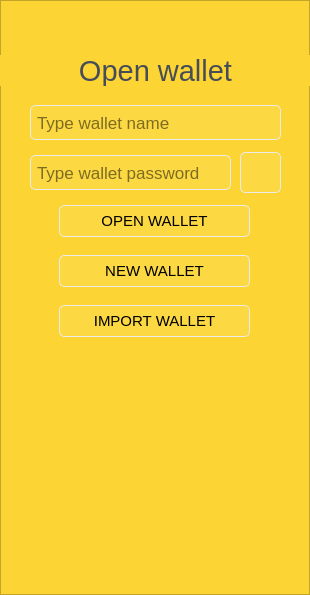
<?xml version="1.0" encoding="UTF-8"?>
<ui version="4.0">
 <class>PageOpenWallet</class>
 <widget class="QWidget" name="PageOpenWallet">
  <property name="geometry">
   <rect>
    <x>0</x>
    <y>0</y>
    <width>310</width>
    <height>595</height>
   </rect>
  </property>
  <property name="windowTitle">
   <string>Form</string>
  </property>
  <property name="styleSheet">
   <string notr="true">background-color: #FCD535;</string>
  </property>
  <widget class="QFrame" name="OpenWalletFrame">
   <property name="geometry">
    <rect>
     <x>0</x>
     <y>0</y>
     <width>310</width>
     <height>595</height>
    </rect>
   </property>
   <property name="frameShape">
    <enum>QFrame::StyledPanel</enum>
   </property>
   <property name="frameShadow">
    <enum>QFrame::Raised</enum>
   </property>
   <widget class="QPushButton" name="showHidePushButton">
    <property name="geometry">
     <rect>
      <x>240</x>
      <y>152</y>
      <width>41</width>
      <height>41</height>
     </rect>
    </property>
    <property name="tabletTracking">
     <bool>true</bool>
    </property>
    <property name="focusPolicy">
     <enum>Qt::NoFocus</enum>
    </property>
    <property name="styleSheet">
     <string notr="true">QPushButton {
	border-style: solid;
	background-color: rgba(255, 255, 255, 16);
	border-radius: 5px;
	border-width: 1px;
	border-color: rgb(235, 235, 235);
	color: black;
}
QPushButton:hover {
    background-color: rgba(255, 255, 255, 64);
}

QPushButton:pressed {
    background-color: rgba(255, 255, 255, 128);
}</string>
    </property>
    <property name="text">
     <string/>
    </property>
    <property name="icon">
     <iconset resource="../../res.qrc">
      <normaloff>:/res/ic/res/ic/passwordHidden.png</normaloff>:/res/ic/res/ic/passwordHidden.png</iconset>
    </property>
    <property name="iconSize">
     <size>
      <width>24</width>
      <height>24</height>
     </size>
    </property>
   </widget>
   <widget class="QLineEdit" name="walletNameLineEdit">
    <property name="geometry">
     <rect>
      <x>30</x>
      <y>105</y>
      <width>251</width>
      <height>35</height>
     </rect>
    </property>
    <property name="font">
     <font>
      <pointsize>13</pointsize>
     </font>
    </property>
    <property name="tabletTracking">
     <bool>true</bool>
    </property>
    <property name="styleSheet">
     <string notr="true">QLineEdit {
	border-style: solid;
	background-color: rgba(255, 255, 255, 16);
	border-radius: 5px;
	border-width: 1px;
	border-color: rgb(235, 235, 235);
	color: black;
    padding-left: 4px;
    padding-right: 4px;	
}
QLineEdit[text=&quot;&quot;]{ 
	color:gray;
 }
</string>
    </property>
    <property name="inputMethodHints">
     <set>Qt::ImhLatinOnly|Qt::ImhNoAutoUppercase|Qt::ImhSensitiveData</set>
    </property>
    <property name="placeholderText">
     <string>Type wallet name</string>
    </property>
    <property name="clearButtonEnabled">
     <bool>true</bool>
    </property>
   </widget>
   <widget class="QLineEdit" name="walletPasswordLineEdit">
    <property name="geometry">
     <rect>
      <x>30</x>
      <y>155</y>
      <width>201</width>
      <height>35</height>
     </rect>
    </property>
    <property name="font">
     <font>
      <pointsize>13</pointsize>
     </font>
    </property>
    <property name="tabletTracking">
     <bool>true</bool>
    </property>
    <property name="styleSheet">
     <string notr="true">QLineEdit {
	border-style: solid;
	background-color: rgba(255, 255, 255, 16);
	border-radius: 5px;
	border-width: 1px;
	border-color: rgb(235, 235, 235);
	color: black;
    padding-left: 4px;
    padding-right: 4px;	
}
QLineEdit[text=&quot;&quot;]{ 
	color:gray;
 }
</string>
    </property>
    <property name="inputMethodHints">
     <set>Qt::ImhHiddenText|Qt::ImhNoAutoUppercase|Qt::ImhNoPredictiveText|Qt::ImhPreferLowercase|Qt::ImhSensitiveData</set>
    </property>
    <property name="inputMask">
     <string/>
    </property>
    <property name="echoMode">
     <enum>QLineEdit::Password</enum>
    </property>
    <property name="placeholderText">
     <string>Type wallet password</string>
    </property>
    <property name="clearButtonEnabled">
     <bool>true</bool>
    </property>
   </widget>
   <widget class="QLabel" name="headerLabel">
    <property name="geometry">
     <rect>
      <x>0</x>
      <y>55</y>
      <width>311</width>
      <height>31</height>
     </rect>
    </property>
    <property name="font">
     <font>
      <pointsize>22</pointsize>
     </font>
    </property>
    <property name="styleSheet">
     <string notr="true">QLabel {
background-color: #FCD535;
color: #474D57;
}</string>
    </property>
    <property name="text">
     <string>Open wallet</string>
    </property>
    <property name="alignment">
     <set>Qt::AlignCenter</set>
    </property>
   </widget>
   <widget class="QPushButton" name="openWalletPushButton">
    <property name="geometry">
     <rect>
      <x>59</x>
      <y>205</y>
      <width>191</width>
      <height>32</height>
     </rect>
    </property>
    <property name="font">
     <font>
      <pointsize>11</pointsize>
     </font>
    </property>
    <property name="tabletTracking">
     <bool>true</bool>
    </property>
    <property name="focusPolicy">
     <enum>Qt::NoFocus</enum>
    </property>
    <property name="styleSheet">
     <string notr="true">QPushButton {
	border-style: solid;
	background-color: rgba(255, 255, 255, 16);
	border-radius: 5px;
	border-width: 1px;
	border-color: rgb(235, 235, 235);
	color: black;
}
QPushButton:hover {
    background-color: rgba(255, 255, 255, 64);
}

QPushButton:pressed {
    background-color: rgba(255, 255, 255, 128);
}</string>
    </property>
    <property name="text">
     <string>OPEN WALLET</string>
    </property>
   </widget>
   <widget class="QPushButton" name="newWalletPushButton">
    <property name="geometry">
     <rect>
      <x>59</x>
      <y>255</y>
      <width>191</width>
      <height>32</height>
     </rect>
    </property>
    <property name="font">
     <font>
      <pointsize>11</pointsize>
     </font>
    </property>
    <property name="tabletTracking">
     <bool>true</bool>
    </property>
    <property name="focusPolicy">
     <enum>Qt::NoFocus</enum>
    </property>
    <property name="styleSheet">
     <string notr="true">QPushButton {
	border-style: solid;
	background-color: rgba(255, 255, 255, 16);
	border-radius: 5px;
	border-width: 1px;
	border-color: rgb(235, 235, 235);
	color: black;
}
QPushButton:hover {
    background-color: rgba(255, 255, 255, 64);
}

QPushButton:pressed {
    background-color: rgba(255, 255, 255, 128);
}</string>
    </property>
    <property name="text">
     <string>NEW WALLET</string>
    </property>
   </widget>
   <widget class="QPushButton" name="importWalletPushButton">
    <property name="geometry">
     <rect>
      <x>59</x>
      <y>305</y>
      <width>191</width>
      <height>32</height>
     </rect>
    </property>
    <property name="font">
     <font>
      <pointsize>11</pointsize>
     </font>
    </property>
    <property name="tabletTracking">
     <bool>true</bool>
    </property>
    <property name="focusPolicy">
     <enum>Qt::NoFocus</enum>
    </property>
    <property name="styleSheet">
     <string notr="true">QPushButton {
	border-style: solid;
	background-color: rgba(255, 255, 255, 16);
	border-radius: 5px;
	border-width: 1px;
	border-color: rgb(235, 235, 235);
	color: black;
}
QPushButton:hover {
    background-color: rgba(255, 255, 255, 64);
}

QPushButton:pressed {
    background-color: rgba(255, 255, 255, 128);
}</string>
    </property>
    <property name="text">
     <string>IMPORT WALLET</string>
    </property>
   </widget>
  </widget>
 </widget>
 <resources>
  <include location="../../res.qrc"/>
 </resources>
 <connections/>
</ui>
